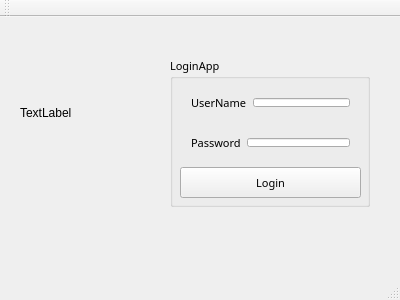
<?xml version="1.0" encoding="UTF-8"?>
<ui version="4.0">
 <class>MainWindow</class>
 <widget class="QMainWindow" name="MainWindow">
  <property name="geometry">
   <rect>
    <x>0</x>
    <y>0</y>
    <width>400</width>
    <height>300</height>
   </rect>
  </property>
  <property name="windowTitle">
   <string>MainWindow</string>
  </property>
  <widget class="QWidget" name="centralWidget">
   <widget class="QGroupBox" name="groupBox">
    <property name="geometry">
     <rect>
      <x>170</x>
      <y>40</y>
      <width>200</width>
      <height>150</height>
     </rect>
    </property>
    <property name="font">
     <font>
      <family>Agency FB</family>
      <pointsize>8</pointsize>
     </font>
    </property>
    <property name="title">
     <string>LoginApp</string>
    </property>
    <widget class="QPushButton" name="pushButton">
     <property name="geometry">
      <rect>
       <x>10</x>
       <y>110</y>
       <width>181</width>
       <height>31</height>
      </rect>
     </property>
     <property name="font">
      <font>
       <family>Agency FB</family>
       <pointsize>8</pointsize>
      </font>
     </property>
     <property name="text">
      <string>Login</string>
     </property>
    </widget>
    <widget class="QWidget" name="horizontalLayoutWidget">
     <property name="geometry">
      <rect>
       <x>10</x>
       <y>30</y>
       <width>181</width>
       <height>31</height>
      </rect>
     </property>
     <layout class="QHBoxLayout" name="horizontalLayout">
      <item>
       <widget class="QLabel" name="label">
        <property name="font">
         <font>
          <family>Agency FB</family>
          <pointsize>8</pointsize>
         </font>
        </property>
        <property name="text">
         <string>UserName</string>
        </property>
       </widget>
      </item>
      <item>
       <widget class="QLineEdit" name="lineEditName">
        <property name="font">
         <font>
          <family>Agency FB</family>
          <pointsize>8</pointsize>
         </font>
        </property>
       </widget>
      </item>
     </layout>
    </widget>
    <widget class="QWidget" name="horizontalLayoutWidget_2">
     <property name="geometry">
      <rect>
       <x>10</x>
       <y>70</y>
       <width>181</width>
       <height>31</height>
      </rect>
     </property>
     <layout class="QHBoxLayout" name="horizontalLayout_2">
      <item>
       <widget class="QLabel" name="label_2">
        <property name="font">
         <font>
          <family>Agency FB</family>
          <pointsize>8</pointsize>
         </font>
        </property>
        <property name="text">
         <string>Password</string>
        </property>
       </widget>
      </item>
      <item>
       <widget class="QLineEdit" name="lineEditPWD">
        <property name="font">
         <font>
          <family>Agency FB</family>
          <pointsize>8</pointsize>
         </font>
        </property>
        <property name="echoMode">
         <enum>QLineEdit::Password</enum>
        </property>
       </widget>
      </item>
     </layout>
    </widget>
   </widget>
   <widget class="QLabel" name="label_pic">
    <property name="geometry">
     <rect>
      <x>20</x>
      <y>40</y>
      <width>111</width>
      <height>111</height>
     </rect>
    </property>
    <property name="text">
     <string>TextLabel</string>
    </property>
   </widget>
  </widget>
  <widget class="QMenuBar" name="menuBar">
   <property name="geometry">
    <rect>
     <x>0</x>
     <y>0</y>
     <width>400</width>
     <height>19</height>
    </rect>
   </property>
  </widget>
  <widget class="QToolBar" name="mainToolBar">
   <attribute name="toolBarArea">
    <enum>TopToolBarArea</enum>
   </attribute>
   <attribute name="toolBarBreak">
    <bool>false</bool>
   </attribute>
  </widget>
  <widget class="QStatusBar" name="statusBar"/>
 </widget>
 <layoutdefault spacing="6" margin="11"/>
 <resources/>
 <connections/>
</ui>
